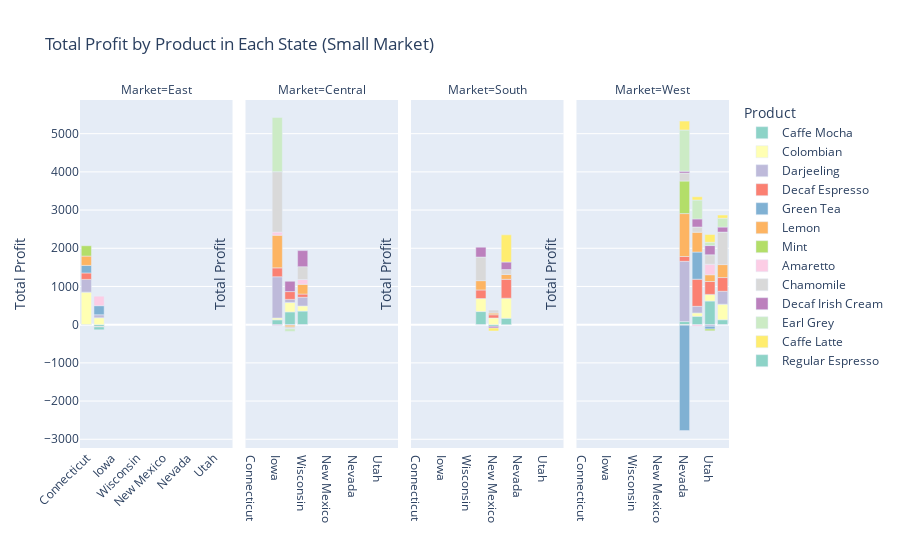

The code cell stored with this chart in its notebook:
### Code cell
# Profit distribution in small market
small_market = data[data['Market_size'] == 'Small Market']
small_market_summary = small_market.groupby(['State', 'Product', 'Market']).Profit.sum().reset_index()

fig = px.bar(small_market_summary, x='State', y='Profit', color='Product', 
             title='Total Profit by Product in Each State (Small Market)', 
             labels={'State': 'State', 'Profit': 'Total Profit'},
             color_discrete_sequence=px.colors.qualitative.Set3,
             facet_col='Market')

fig.update_xaxes(categoryorder='array')
fig.update_xaxes(title_text='')
fig.update_yaxes(title_text='Total Profit')
fig.update_layout(legend_title_text='Product', xaxis_tickangle=-45)

fig.show()

### Figure 1 — Plotly figure (JSON) as saved in the notebook; plotly's stock layout.template omitted (floating-point values rounded to 4 significant figures)
{"data": [{"alignmentgroup": "True", "hovertemplate": "Product=Caffe Mocha<br>Market=East<br>State=%{x}<br>Total Profit=%{y}<extra></extra>", "legendgroup": "Caffe Mocha", "marker": {"color": "rgb(141,211,199)", "pattern": {"shape": ""}}, "name": "Caffe Mocha", "offsetgroup": "Caffe Mocha", "orientation": "v", "showlegend": true, "textposition": "auto", "type": "bar", "x": ["Connecticut", "New Hampshire"], "xaxis": "x", "y": [2, -47], "yaxis": "y"}, {"alignmentgroup": "True", "hovertemplate": "Product=Caffe Mocha<br>Market=Central<br>State=%{x}<br>Total Profit=%{y}<extra></extra>", "legendgroup": "Caffe Mocha", "marker": {"color": "rgb(141,211,199)", "pattern": {"shape": ""}}, "name": "Caffe Mocha", "offsetgroup": "Caffe Mocha", "orientation": "v", "showlegend": false, "textposition": "auto", "type": "bar", "x": ["Iowa", "Missouri", "Wisconsin"], "xaxis": "x2", "y": [127, 335, 355], "yaxis": "y2"}, {"alignmentgroup": "True", "hovertemplate": "Product=Caffe Mocha<br>Market=South<br>State=%{x}<br>Total Profit=%{y}<extra></extra>", "legendgroup": "Caffe Mocha", "marker": {"color": "rgb(141,211,199)", "pattern": {"shape": ""}}, "name": "Caffe Mocha", "offsetgroup": "Caffe Mocha", "orientation": "v", "showlegend": false, "textposition": "auto", "type": "bar", "x": ["Louisiana", "New Mexico", "Oklahoma"], "xaxis": "x3", "y": [343, -44, 169], "yaxis": "y3"}, {"alignmentgroup": "True", "hovertemplate": "Product=Caffe Mocha<br>Market=West<br>State=%{x}<br>Total Profit=%{y}<extra></extra>", "legendgroup": "Caffe Mocha", "marker": {"color": "rgb(141,211,199)", "pattern": {"shape": ""}}, "name": "Caffe Mocha", "offsetgroup": "Caffe Mocha", "orientation": "v", "showlegend": false, "textposition": "auto", "type": "bar", "x": ["Nevada", "Oregon", "Utah", "Washington"], "xaxis": "x4", "y": [82, 219, 618, 129], "yaxis": "y4"}, {"alignmentgroup": "True", "hovertemplate": "Product=Colombian<br>Market=East<br>State=%{x}<br>Total Profit=%{y}<extra></extra>", "legendgroup": "Colombian", "marker": {"color": "rgb(255,255,179)", "pattern": {"shape": ""}}, "name": "Colombian", "offsetgroup": "Colombian", "orientation": "v", "showlegend": true, "textposition": "auto", "type": "bar", "x": ["Connecticut", "New Hampshire"], "xaxis": "x", "y": [850, 180], "yaxis": "y"}, {"alignmentgroup": "True", "hovertemplate": "Product=Colombian<br>Market=Central<br>State=%{x}<br>Total Profit=%{y}<extra></extra>", "legendgroup": "Colombian", "marker": {"color": "rgb(255,255,179)", "pattern": {"shape": ""}}, "name": "Colombian", "offsetgroup": "Colombian", "orientation": "v", "showlegend": false, "textposition": "auto", "type": "bar", "x": ["Iowa", "Missouri", "Wisconsin"], "xaxis": "x2", "y": [49, 246, 135], "yaxis": "y2"}, {"alignmentgroup": "True", "hovertemplate": "Product=Colombian<br>Market=South<br>State=%{x}<br>Total Profit=%{y}<extra></extra>", "legendgroup": "Colombian", "marker": {"color": "rgb(255,255,179)", "pattern": {"shape": ""}}, "name": "Colombian", "offsetgroup": "Colombian", "orientation": "v", "showlegend": false, "textposition": "auto", "type": "bar", "x": ["Louisiana", "New Mexico", "Oklahoma"], "xaxis": "x3", "y": [340, 174, 524], "yaxis": "y3"}, {"alignmentgroup": "True", "hovertemplate": "Product=Colombian<br>Market=West<br>State=%{x}<br>Total Profit=%{y}<extra></extra>", "legendgroup": "Colombian", "marker": {"color": "rgb(255,255,179)", "pattern": {"shape": ""}}, "name": "Colombian", "offsetgroup": "Colombian", "orientation": "v", "showlegend": false, "textposition": "auto", "type": "bar", "x": ["Nevada", "Oregon", "Utah", "Washington"], "xaxis": "x4", "y": [-13, 89, 174, 407], "yaxis": "y4"}, {"alignmentgroup": "True", "hovertemplate": "Product=Darjeeling<br>Market=East<br>State=%{x}<br>Total Profit=%{y}<extra></extra>", "legendgroup": "Darjeeling", "marker": {"color": "rgb(190,186,218)", "pattern": {"shape": ""}}, "name": "Darjeeling", "offsetgroup": "Darjeeling", "orientation": "v", "showlegend": true, "textposition": "auto", "type": "bar", "x": ["Connecticut", "New Hampshire"], "xaxis": "x", "y": [333, 80], "yaxis": "y"}, {"alignmentgroup": "True", "hovertemplate": "Product=Darjeeling<br>Market=Central<br>State=%{x}<br>Total Profit=%{y}<extra></extra>", "legendgroup": "Darjeeling", "marker": {"color": "rgb(190,186,218)", "pattern": {"shape": ""}}, "name": "Darjeeling", "offsetgroup": "Darjeeling", "orientation": "v", "showlegend": false, "textposition": "auto", "type": "bar", "x": ["Iowa", "Missouri", "Wisconsin"], "xaxis": "x2", "y": [1078, 81, 227], "yaxis": "y2"}, {"alignmentgroup": "True", "hovertemplate": "Product=Darjeeling<br>Market=West<br>State=%{x}<br>Total Profit=%{y}<extra></extra>", "legendgroup": "Darjeeling", "marker": {"color": "rgb(190,186,218)", "pattern": {"shape": ""}}, "name": "Darjeeling", "offsetgroup": "Darjeeling", "orientation": "v", "showlegend": false, "textposition": "auto", "type": "bar", "x": ["Nevada", "Oregon", "Utah", "Washington"], "xaxis": "x4", "y": [1577, 172, -42, 339], "yaxis": "y4"}, {"alignmentgroup": "True", "hovertemplate": "Product=Decaf Espresso<br>Market=East<br>State=%{x}<br>Total Profit=%{y}<extra></extra>", "legendgroup": "Decaf Espresso", "marker": {"color": "rgb(251,128,114)", "pattern": {"shape": ""}}, "name": "Decaf Espresso", "offsetgroup": "Decaf Espresso", "orientation": "v", "showlegend": true, "textposition": "auto", "type": "bar", "x": ["Connecticut"], "xaxis": "x", "y": [169], "yaxis": "y"}, {"alignmentgroup": "True", "hovertemplate": "Product=Decaf Espresso<br>Market=Central<br>State=%{x}<br>Total Profit=%{y}<extra></extra>", "legendgroup": "Decaf Espresso", "marker": {"color": "rgb(251,128,114)", "pattern": {"shape": ""}}, "name": "Decaf Espresso", "offsetgroup": "Decaf Espresso", "orientation": "v", "showlegend": false, "textposition": "auto", "type": "bar", "x": ["Iowa", "Missouri", "Wisconsin"], "xaxis": "x2", "y": [233, 204, 84], "yaxis": "y2"}, {"alignmentgroup": "True", "hovertemplate": "Product=Decaf Espresso<br>Market=South<br>State=%{x}<br>Total Profit=%{y}<extra></extra>", "legendgroup": "Decaf Espresso", "marker": {"color": "rgb(251,128,114)", "pattern": {"shape": ""}}, "name": "Decaf Espresso", "offsetgroup": "Decaf Espresso", "orientation": "v", "showlegend": false, "textposition": "auto", "type": "bar", "x": ["Louisiana", "New Mexico", "Oklahoma"], "xaxis": "x3", "y": [226, 85, 494], "yaxis": "y3"}, {"alignmentgroup": "True", "hovertemplate": "Product=Decaf Espresso<br>Market=West<br>State=%{x}<br>Total Profit=%{y}<extra></extra>", "legendgroup": "Decaf Espresso", "marker": {"color": "rgb(251,128,114)", "pattern": {"shape": ""}}, "name": "Decaf Espresso", "offsetgroup": "Decaf Espresso", "orientation": "v", "showlegend": false, "textposition": "auto", "type": "bar", "x": ["Nevada", "Oregon", "Utah", "Washington"], "xaxis": "x4", "y": [126, 710, 338, 358], "yaxis": "y4"}, {"alignmentgroup": "True", "hovertemplate": "Product=Green Tea<br>Market=East<br>State=%{x}<br>Total Profit=%{y}<extra></extra>", "legendgroup": "Green Tea", "marker": {"color": "rgb(128,177,211)", "pattern": {"shape": ""}}, "name": "Green Tea", "offsetgroup": "Green Tea", "orientation": "v", "showlegend": true, "textposition": "auto", "type": "bar", "x": ["Connecticut", "New Hampshire"], "xaxis": "x", "y": [197, 237], "yaxis": "y"}, {"alignmentgroup": "True", "hovertemplate": "Product=Green Tea<br>Market=Central<br>State=%{x}<br>Total Profit=%{y}<extra></extra>", "legendgroup": "Green Tea", "marker": {"color": "rgb(128,177,211)", "pattern": {"shape": ""}}, "name": "Green Tea", "offsetgroup": "Green Tea", "orientation": "v", "showlegend": false, "textposition": "auto", "type": "bar", "x": ["Missouri"], "xaxis": "x2", "y": [-12], "yaxis": "y2"}, {"alignmentgroup": "True", "hovertemplate": "Product=Green Tea<br>Market=West<br>State=%{x}<br>Total Profit=%{y}<extra></extra>", "legendgroup": "Green Tea", "marker": {"color": "rgb(128,177,211)", "pattern": {"shape": ""}}, "name": "Green Tea", "offsetgroup": "Green Tea", "orientation": "v", "showlegend": false, "textposition": "auto", "type": "bar", "x": ["Nevada", "Oregon", "Utah", "Washington"], "xaxis": "x4", "y": [-2760, 711, -74, -5], "yaxis": "y4"}, {"alignmentgroup": "True", "hovertemplate": "Product=Lemon<br>Market=East<br>State=%{x}<br>Total Profit=%{y}<extra></extra>", "legendgroup": "Lemon", "marker": {"color": "rgb(253,180,98)", "pattern": {"shape": ""}}, "name": "Lemon", "offsetgroup": "Lemon", "orientation": "v", "showlegend": true, "textposition": "auto", "type": "bar", "x": ["Connecticut", "New Hampshire"], "xaxis": "x", "y": [245, -12], "yaxis": "y"}, {"alignmentgroup": "True", "hovertemplate": "Product=Lemon<br>Market=Central<br>State=%{x}<br>Total Profit=%{y}<extra></extra>", "legendgroup": "Lemon", "marker": {"color": "rgb(253,180,98)", "pattern": {"shape": ""}}, "name": "Lemon", "offsetgroup": "Lemon", "orientation": "v", "showlegend": false, "textposition": "auto", "type": "bar", "x": ["Iowa", "Missouri", "Wisconsin"], "xaxis": "x2", "y": [855, -47, 254], "yaxis": "y2"}, {"alignmentgroup": "True", "hovertemplate": "Product=Lemon<br>Market=South<br>State=%{x}<br>Total Profit=%{y}<extra></extra>", "legendgroup": "Lemon", "marker": {"color": "rgb(253,180,98)", "pattern": {"shape": ""}}, "name": "Lemon", "offsetgroup": "Lemon", "orientation": "v", "showlegend": false, "textposition": "auto", "type": "bar", "x": ["Louisiana", "New Mexico", "Oklahoma"], "xaxis": "x3", "y": [243, 44, 129], "yaxis": "y3"}, {"alignmentgroup": "True", "hovertemplate": "Product=Lemon<br>Market=West<br>State=%{x}<br>Total Profit=%{y}<extra></extra>", "legendgroup": "Lemon", "marker": {"color": "rgb(253,180,98)", "pattern": {"shape": ""}}, "name": "Lemon", "offsetgroup": "Lemon", "orientation": "v", "showlegend": false, "textposition": "auto", "type": "bar", "x": ["Nevada", "Oregon", "Utah", "Washington"], "xaxis": "x4", "y": [1123, 519, 177, 340], "yaxis": "y4"}, {"alignmentgroup": "True", "hovertemplate": "Product=Mint<br>Market=East<br>State=%{x}<br>Total Profit=%{y}<extra></extra>", "legendgroup": "Mint", "marker": {"color": "rgb(179,222,105)", "pattern": {"shape": ""}}, "name": "Mint", "offsetgroup": "Mint", "orientation": "v", "showlegend": true, "textposition": "auto", "type": "bar", "x": ["Connecticut"], "xaxis": "x", "y": [270], "yaxis": "y"}, {"alignmentgroup": "True", "hovertemplate": "Product=Mint<br>Market=West<br>State=%{x}<br>Total Profit=%{y}<extra></extra>", "legendgroup": "Mint", "marker": {"color": "rgb(179,222,105)", "pattern": {"shape": ""}}, "name": "Mint", "offsetgroup": "Mint", "orientation": "v", "showlegend": false, "textposition": "auto", "type": "bar", "x": ["Nevada", "Utah"], "xaxis": "x4", "y": [852, -45], "yaxis": "y4"}, {"alignmentgroup": "True", "hovertemplate": "Product=Amaretto<br>Market=East<br>State=%{x}<br>Total Profit=%{y}<extra></extra>", "legendgroup": "Amaretto", "marker": {"color": "rgb(252,205,229)", "pattern": {"shape": ""}}, "name": "Amaretto", "offsetgroup": "Amaretto", "orientation": "v", "showlegend": true, "textposition": "auto", "type": "bar", "x": ["New Hampshire"], "xaxis": "x", "y": [249], "yaxis": "y"}, {"alignmentgroup": "True", "hovertemplate": "Product=Amaretto<br>Market=Central<br>State=%{x}<br>Total Profit=%{y}<extra></extra>", "legendgroup": "Amaretto", "marker": {"color": "rgb(252,205,229)", "pattern": {"shape": ""}}, "name": "Amaretto", "offsetgroup": "Amaretto", "orientation": "v", "showlegend": false, "textposition": "auto", "type": "bar", "x": ["Iowa", "Wisconsin"], "xaxis": "x2", "y": [82, 127], "yaxis": "y2"}, {"alignmentgroup": "True", "hovertemplate": "Product=Amaretto<br>Market=West<br>State=%{x}<br>Total Profit=%{y}<extra></extra>", "legendgroup": "Amaretto", "marker": {"color": "rgb(252,205,229)", "pattern": {"shape": ""}}, "name": "Amaretto", "offsetgroup": "Amaretto", "orientation": "v", "showlegend": false, "textposition": "auto", "type": "bar", "x": ["Oregon", "Utah"], "xaxis": "x4", "y": [-39, 275], "yaxis": "y4"}, {"alignmentgroup": "True", "hovertemplate": "Product=Chamomile<br>Market=Central<br>State=%{x}<br>Total Profit=%{y}<extra></extra>", "legendgroup": "Chamomile", "marker": {"color": "rgb(217,217,217)", "pattern": {"shape": ""}}, "name": "Chamomile", "offsetgroup": "Chamomile", "orientation": "v", "showlegend": true, "textposition": "auto", "type": "bar", "x": ["Iowa", "Missouri", "Wisconsin"], "xaxis": "x2", "y": [1580, -47, 336], "yaxis": "y2"}, {"alignmentgroup": "True", "hovertemplate": "Product=Chamomile<br>Market=South<br>State=%{x}<br>Total Profit=%{y}<extra></extra>", "legendgroup": "Chamomile", "marker": {"color": "rgb(217,217,217)", "pattern": {"shape": ""}}, "name": "Chamomile", "offsetgroup": "Chamomile", "orientation": "v", "showlegend": false, "textposition": "auto", "type": "bar", "x": ["Louisiana", "New Mexico", "Oklahoma"], "xaxis": "x3", "y": [618, 79, 127], "yaxis": "y3"}, {"alignmentgroup": "True", "hovertemplate": "Product=Chamomile<br>Market=West<br>State=%{x}<br>Total Profit=%{y}<extra></extra>", "legendgroup": "Chamomile", "marker": {"color": "rgb(217,217,217)", "pattern": {"shape": ""}}, "name": "Chamomile", "offsetgroup": "Chamomile", "orientation": "v", "showlegend": false, "textposition": "auto", "type": "bar", "x": ["Nevada", "Oregon", "Utah", "Washington"], "xaxis": "x4", "y": [209, 136, 246, 850], "yaxis": "y4"}, {"alignmentgroup": "True", "hovertemplate": "Product=Decaf Irish Cream<br>Market=Central<br>State=%{x}<br>Total Profit=%{y}<extra></extra>", "legendgroup": "Decaf Irish Cream", "marker": {"color": "rgb(188,128,189)", "pattern": {"shape": ""}}, "name": "Decaf Irish Cream", "offsetgroup": "Decaf Irish Cream", "orientation": "v", "showlegend": true, "textposition": "auto", "type": "bar", "x": ["Iowa", "Missouri", "Wisconsin"], "xaxis": "x2", "y": [-14, 270, 421], "yaxis": "y2"}, {"alignmentgroup": "True", "hovertemplate": "Product=Decaf Irish Cream<br>Market=South<br>State=%{x}<br>Total Profit=%{y}<extra></extra>", "legendgroup": "Decaf Irish Cream", "marker": {"color": "rgb(188,128,189)", "pattern": {"shape": ""}}, "name": "Decaf Irish Cream", "offsetgroup": "Decaf Irish Cream", "orientation": "v", "showlegend": false, "textposition": "auto", "type": "bar", "x": ["Louisiana", "New Mexico", "Oklahoma"], "xaxis": "x3", "y": [259, -45, 197], "yaxis": "y3"}, {"alignmentgroup": "True", "hovertemplate": "Product=Decaf Irish Cream<br>Market=West<br>State=%{x}<br>Total Profit=%{y}<extra></extra>", "legendgroup": "Decaf Irish Cream", "marker": {"color": "rgb(188,128,189)", "pattern": {"shape": ""}}, "name": "Decaf Irish Cream", "offsetgroup": "Decaf Irish Cream", "orientation": "v", "showlegend": false, "textposition": "auto", "type": "bar", "x": ["Nevada", "Oregon", "Utah", "Washington"], "xaxis": "x4", "y": [49, 213, 243, 132], "yaxis": "y4"}, {"alignmentgroup": "True", "hovertemplate": "Product=Earl Grey<br>Market=Central<br>State=%{x}<br>Total Profit=%{y}<extra></extra>", "legendgroup": "Earl Grey", "marker": {"color": "rgb(204,235,197)", "pattern": {"shape": ""}}, "name": "Earl Grey", "offsetgroup": "Earl Grey", "orientation": "v", "showlegend": true, "textposition": "auto", "type": "bar", "x": ["Iowa", "Missouri", "Wisconsin"], "xaxis": "x2", "y": [1422, -74, -2], "yaxis": "y2"}, {"alignmentgroup": "True", "hovertemplate": "Product=Earl Grey<br>Market=West<br>State=%{x}<br>Total Profit=%{y}<extra></extra>", "legendgroup": "Earl Grey", "marker": {"color": "rgb(204,235,197)", "pattern": {"shape": ""}}, "name": "Earl Grey", "offsetgroup": "Earl Grey", "orientation": "v", "showlegend": false, "textposition": "auto", "type": "bar", "x": ["Nevada", "Oregon", "Utah", "Washington"], "xaxis": "x4", "y": [1078, 494, 87, 231], "yaxis": "y4"}, {"alignmentgroup": "True", "hovertemplate": "Product=Caffe Latte<br>Market=South<br>State=%{x}<br>Total Profit=%{y}<extra></extra>", "legendgroup": "Caffe Latte", "marker": {"color": "rgb(255,237,111)", "pattern": {"shape": ""}}, "name": "Caffe Latte", "offsetgroup": "Caffe Latte", "orientation": "v", "showlegend": true, "textposition": "auto", "type": "bar", "x": ["Louisiana", "New Mexico", "Oklahoma"], "xaxis": "x3", "y": [-3, -77, 711], "yaxis": "y3"}, {"alignmentgroup": "True", "hovertemplate": "Product=Caffe Latte<br>Market=West<br>State=%{x}<br>Total Profit=%{y}<extra></extra>", "legendgroup": "Caffe Latte", "marker": {"color": "rgb(255,237,111)", "pattern": {"shape": ""}}, "name": "Caffe Latte", "offsetgroup": "Caffe Latte", "orientation": "v", "showlegend": false, "textposition": "auto", "type": "bar", "x": ["Nevada", "Oregon", "Utah", "Washington"], "xaxis": "x4", "y": [233, 85, 202, 84], "yaxis": "y4"}, {"alignmentgroup": "True", "hovertemplate": "Product=Regular Espresso<br>Market=East<br>State=%{x}<br>Total Profit=%{y}<extra></extra>", "legendgroup": "Regular Espresso", "marker": {"color": "rgb(141,211,199)", "pattern": {"shape": ""}}, "name": "Regular Espresso", "offsetgroup": "Regular Espresso", "orientation": "v", "showlegend": true, "textposition": "auto", "type": "bar", "x": ["New Hampshire"], "xaxis": "x", "y": [-77], "yaxis": "y"}], "layout": {"annotations": [{"font": {}, "showarrow": false, "text": "Market=East", "x": 0.1175, "xanchor": "center", "xref": "paper", "y": 1, "yanchor": "bottom", "yref": "paper"}, {"font": {}, "showarrow": false, "text": "Market=Central", "x": 0.3725, "xanchor": "center", "xref": "paper", "y": 1, "yanchor": "bottom", "yref": "paper"}, {"font": {}, "showarrow": false, "text": "Market=South", "x": 0.6275, "xanchor": "center", "xref": "paper", "y": 1, "yanchor": "bottom", "yref": "paper"}, {"font": {}, "showarrow": false, "text": "Market=West", "x": 0.8825, "xanchor": "center", "xref": "paper", "y": 1, "yanchor": "bottom", "yref": "paper"}], "barmode": "relative", "legend": {"title": {"text": "Product"}, "tracegroupgap": 0}, "title": {"text": "Total Profit by Product in Each State (Small Market)"}, "xaxis": {"anchor": "y", "categoryorder": "array", "domain": [0, 0.235], "tickangle": -45, "title": {"text": ""}}, "xaxis2": {"anchor": "y2", "categoryorder": "array", "domain": [0.255, 0.49], "matches": "x", "title": {"text": ""}}, "xaxis3": {"anchor": "y3", "categoryorder": "array", "domain": [0.51, 0.745], "matches": "x", "title": {"text": ""}}, "xaxis4": {"anchor": "y4", "categoryorder": "array", "domain": [0.765, 1.0], "matches": "x", "title": {"text": ""}}, "yaxis": {"anchor": "x", "domain": [0, 1], "title": {"text": "Total Profit"}}, "yaxis2": {"anchor": "x2", "domain": [0, 1], "matches": "y", "showticklabels": false, "title": {"text": "Total Profit"}}, "yaxis3": {"anchor": "x3", "domain": [0, 1], "matches": "y", "showticklabels": false, "title": {"text": "Total Profit"}}, "yaxis4": {"anchor": "x4", "domain": [0, 1], "matches": "y", "showticklabels": false, "title": {"text": "Total Profit"}}}}
